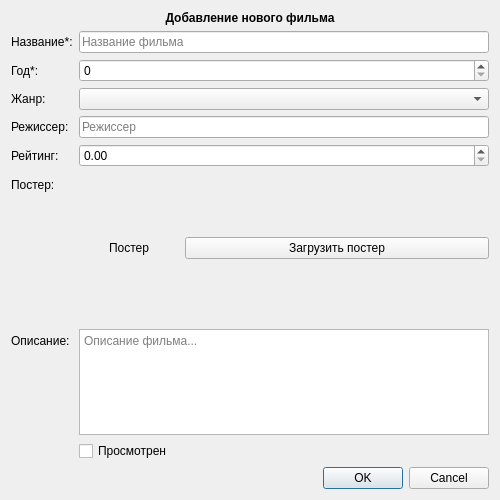
<?xml version="1.0" encoding="UTF-8"?>
<ui version="4.0">
    <class>MovieDialog</class>
    <widget class="QDialog" name="MovieDialog">
        <property name="geometry">
            <rect>
                <x>0</x>
                <y>0</y>
                <width>500</width>
                <height>500</height>
            </rect>
        </property>
        <property name="windowTitle">
            <string>Добавление фильма</string>
        </property>
        <layout class="QVBoxLayout" name="verticalLayout">
            <item>
                <widget class="QLabel" name="titleLabel">
                    <property name="font">
                        <font>
                            <bold>true</bold>
                        </font>
                    </property>
                    <property name="text">
                        <string>Добавление нового фильма</string>
                    </property>
                    <property name="alignment">
                        <set>Qt::AlignCenter</set>
                    </property>
                </widget>
            </item>
            <item>
                <layout class="QFormLayout" name="formLayout">
                    <item row="0" column="0">
                        <widget class="QLabel" name="titleFormLabel">
                            <property name="text">
                                <string>Название*:</string>
                            </property>
                        </widget>
                    </item>
                    <item row="0" column="1">
                        <widget class="QLineEdit" name="titleEdit">
                            <property name="placeholderText">
                                <string>Название фильма</string>
                            </property>
                        </widget>
                    </item>
                    <item row="1" column="0">
                        <widget class="QLabel" name="yearLabel">
                            <property name="text">
                                <string>Год*:</string>
                            </property>
                        </widget>
                    </item>
                    <item row="1" column="1">
                        <widget class="QSpinBox" name="yearSpin"/>
                    </item>
                    <item row="2" column="0">
                        <widget class="QLabel" name="genreLabel">
                            <property name="text">
                                <string>Жанр:</string>
                            </property>
                        </widget>
                    </item>
                    <item row="2" column="1">
                        <widget class="QComboBox" name="genreCombo"/>
                    </item>
                    <item row="3" column="0">
                        <widget class="QLabel" name="directorLabel">
                            <property name="text">
                                <string>Режиссер:</string>
                            </property>
                        </widget>
                    </item>
                    <item row="3" column="1">
                        <widget class="QLineEdit" name="directorEdit">
                            <property name="placeholderText">
                                <string>Режиссер</string>
                            </property>
                        </widget>
                    </item>
                    <item row="4" column="0">
                        <widget class="QLabel" name="ratingLabel">
                            <property name="text">
                                <string>Рейтинг:</string>
                            </property>
                        </widget>
                    </item>
                    <item row="4" column="1">
                        <widget class="QDoubleSpinBox" name="ratingSpin"/>
                    </item>
                    <item row="5" column="0">
                        <widget class="QLabel" name="posterLabel">
                            <property name="text">
                                <string>Постер:</string>
                            </property>
                        </widget>
                    </item>
                    <item row="5" column="1">
                        <layout class="QHBoxLayout" name="posterLayout">
                            <item>
                                <widget class="QLabel" name="posterImageLabel">
                                    <property name="minimumSize">
                                        <size>
                                            <width>100</width>
                                            <height>150</height>
                                        </size>
                                    </property>
                                    <property name="maximumSize">
                                        <size>
                                            <width>100</width>
                                            <height>150</height>
                                        </size>
                                    </property>
                                    <property name="text">
                                        <string>Постер</string>
                                    </property>
                                    <property name="alignment">
                                        <set>Qt::AlignCenter</set>
                                    </property>
                                </widget>
                            </item>
                            <item>
                                <widget class="QPushButton" name="loadPosterBtn">
                                    <property name="text">
                                        <string>Загрузить постер</string>
                                    </property>
                                </widget>
                            </item>
                        </layout>
                    </item>
                    <item row="6" column="0">
                        <widget class="QLabel" name="descriptionLabel">
                            <property name="text">
                                <string>Описание:</string>
                            </property>
                        </widget>
                    </item>
                    <item row="6" column="1">
                        <widget class="QTextEdit" name="descriptionEdit">
                            <property name="maximumHeight">
                                <number>80</number>
                            </property>
                            <property name="placeholderText">
                                <string>Описание фильма...</string>
                            </property>
                        </widget>
                    </item>
                    <item row="7" column="1">
                        <widget class="QCheckBox" name="watchedCheck">
                            <property name="text">
                                <string>Просмотрен</string>
                            </property>
                        </widget>
                    </item>
                </layout>
            </item>
            <item>
                <widget class="QDialogButtonBox" name="buttonBox">
                    <property name="orientation">
                        <enum>Qt::Horizontal</enum>
                    </property>
                    <property name="standardButtons">
                        <set>QDialogButtonBox::Cancel|QDialogButtonBox::Ok</set>
                    </property>
                </widget>
            </item>
        </layout>
    </widget>
    <resources/>
    <connections/>
</ui>
